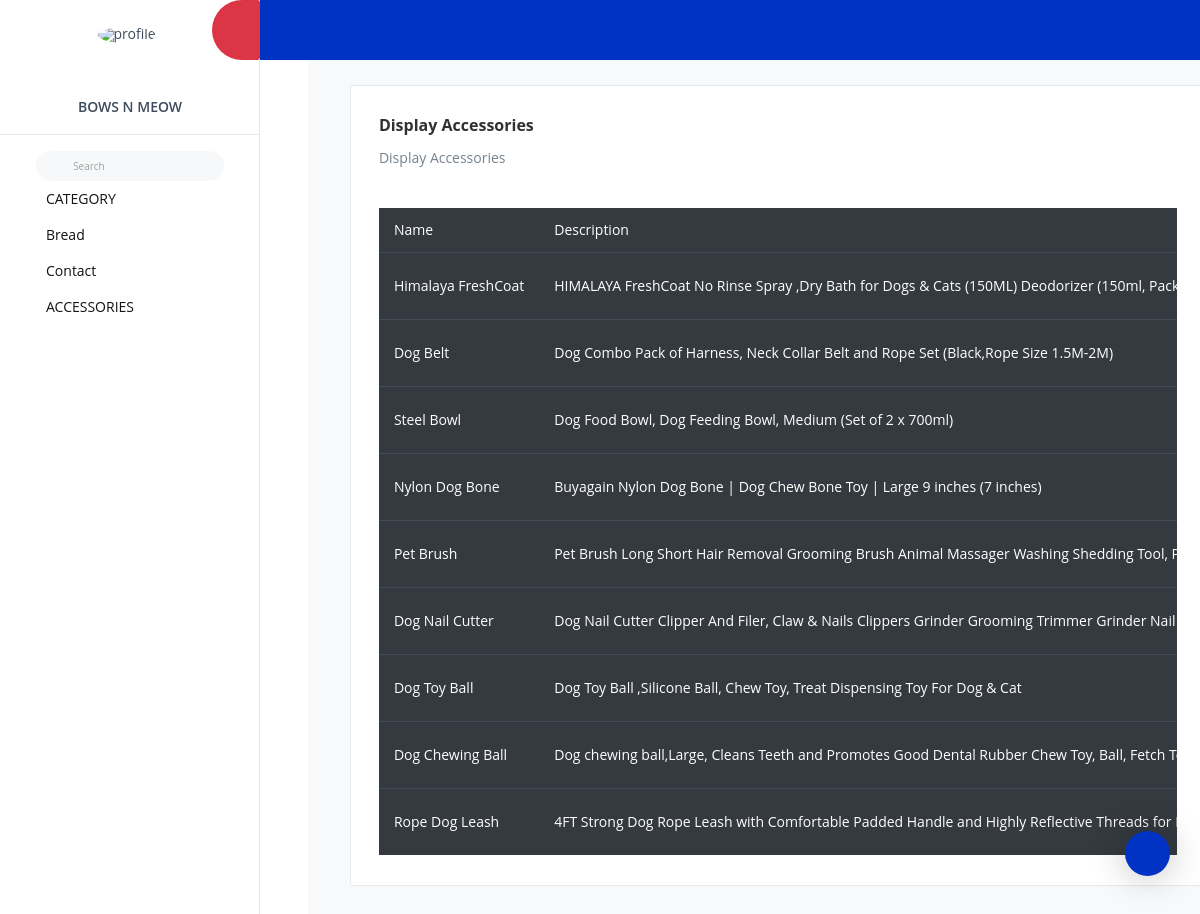
Screenshot of /Petend/displayaccessories/ with the database file from the repository.
### Petend/models.py (models this page shows)
class AccessoriesDB(models.Model):
    aname=models.CharField(max_length=100,null=True,blank=True)
    adescription=models.CharField(max_length=500,null=True,blank=True)
    arate=models.IntegerField(null=True,blank=True)
    aimage = models.ImageField(upload_to="Accessories_images", null=True, blank=True)

### Petend/views.py (the view)
# urls.py: path('displayaccessories/', views.displayaccessories, name="displayaccessories"),
def displayaccessories(req):
    data=AccessoriesDB.objects.all()
    return render(req,"displayaccessories.html" , {'data':data})

### Petend/templates/displayaccessories.html (shortened to what this page needs)
<!DOCTYPE html>
<html lang="en">
{% extends 'index.html' %}
{% block content %}
<head>
</head>
<body>
<div class="col-lg-12 grid-margin stretch-card">
              <div class="card">
                <div class="card-body">
                  <h4 class="card-title">Display Accessories</h4>
                  <p class="card-description">
                    Display Accessories <code></code>
                  </p>
                  <div class="table-responsive pt-3">
                    <table class="table table-dark">
                      <thead>
                        <tr>
                          <th>
                             Name
                          </th>
                          <th>
                            Description
                          </th>
                        </tr>
                      </thead>
                      <tbody>
                        <tr>
                          {% for i in data %}
                          <td>
                            {{i.aname}}
                          </td>
                          <td>
                            {{i.adescription}}
                          </td>
                        </tr>
                      {% endfor %}
                      </tbody>
                    </table>
                  </div>
                </div>
              </div>
            </div>
</body>
</html>
{% endblock %}

### rows the page displays
AccessoriesDB: aname "Himalaya FreshCoat", adescription "HIMALAYA FreshCoat No Rinse Spray ,Dry Bath for Dogs & Cats (150ML) Deodorizer (150ml,…"
AccessoriesDB: aname "Dog Belt", adescription "Dog Combo Pack of Harness, Neck Collar Belt and Rope Set (Black,Rope Size 1.5M-2M)"
AccessoriesDB: aname "Steel Bowl", adescription "Dog Food Bowl, Dog Feeding Bowl, Medium (Set of 2 x 700ml)"
AccessoriesDB: aname "Nylon Dog Bone", adescription "Buyagain Nylon Dog Bone | Dog Chew Bone Toy | Large 9 inches (7 inches)"
AccessoriesDB: aname "Pet Brush", adescription "Pet Brush Long Short Hair Removal Grooming Brush Animal Massager Washing Shedding Tool,…"
AccessoriesDB: aname "Dog Nail Cutter", adescription "Dog Nail Cutter Clipper And Filer, Claw & Nails Clippers Grinder Grooming Trimmer Grinder Nail…"
AccessoriesDB: aname "Dog Toy Ball", adescription "Dog Toy Ball ,Silicone Ball, Chew Toy, Treat Dispensing Toy For Dog & Cat"
AccessoriesDB: aname "Dog Chewing Ball", adescription "Dog chewing ball,Large, Cleans Teeth and Promotes Good Dental Rubber Chew Toy, Ball, Fetch…"
AccessoriesDB: aname "Rope Dog Leash", adescription "4FT Strong Dog Rope Leash with Comfortable Padded Handle and Highly Reflective Threads for…"
